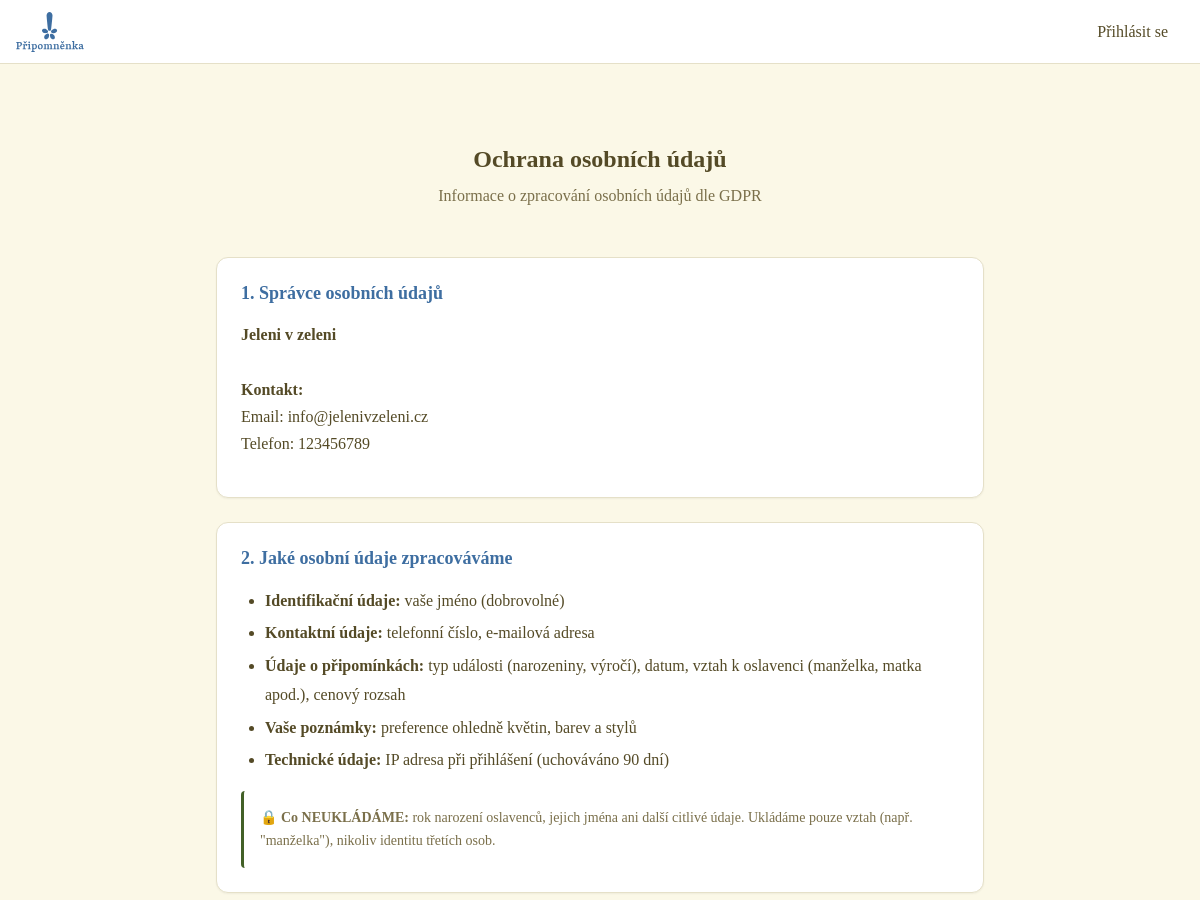
Page /ochrana-udaju (upper part) on the earlier database version.
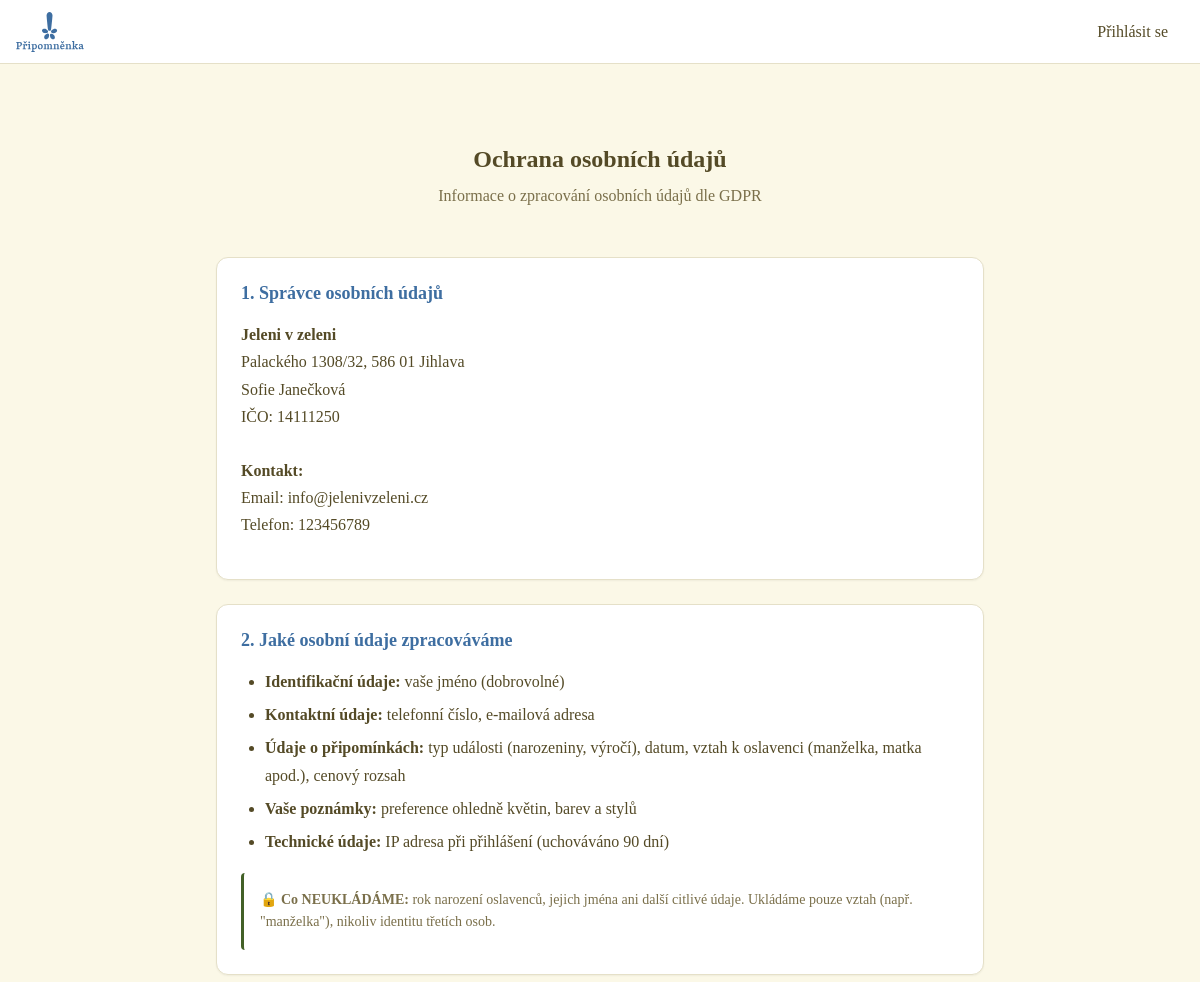
Same page on the later database version.
### tables this page shows
CREATE TABLE IF NOT EXISTS settings (
    setting_key VARCHAR(50) PRIMARY KEY,
    setting_value TEXT NOT NULL,
    updated_at DATETIME DEFAULT CURRENT_TIMESTAMP ON UPDATE CURRENT_TIMESTAMP
);

### src/Controllers/BaseController.php (called while the page is built, shortened)
<?php
abstract class BaseController
{
    protected array $config;
    public function __construct(array $config)
    {
        $this->config = $config;
    }
    protected function view(string $name, array $data = [], string $layout = 'public'): void
    {
        $data['config'] = $this->config;
        $data['flash'] = get_flash();
        view($name, $data, $layout);
    }
}

### src/Controllers/CustomerController.php (called while the page is built, shortened)
<?php
class CustomerController extends BaseController
{
    public function gdprInfo(array $params): void
    {
        $this->view('customer/gdpr-info');
    }
}

### public/index.php (called while the page is built, shortened)
<?php
$config = require ROOT_PATH . '/config/config.php';
date_default_timezone_set($config['app']['timezone']);
spl_autoload_register(function (string $class): void {
    $baseDir = ROOT_PATH . '/src/';
    $relativeClass = $class;
    $file = $baseDir . str_replace('\\', '/', $relativeClass) . '.php';
});
require_once ROOT_PATH . '/src/Helpers/functions.php';
require_once ROOT_PATH . '/src/Helpers/Session.php';
$routes = require ROOT_PATH . '/config/routes.php';
$method = $_SERVER['REQUEST_METHOD'];
$uri = parse_url($_SERVER['REQUEST_URI'], PHP_URL_PATH);
$uri = rawurldecode($uri);
$matchedRoute = null;
$params = [];
foreach ($routes as $route => $handler) {
    [$routeMethod, $routePath] = explode(' ', $route, 2);
    if ($routeMethod !== $method) {
        continue;
    }
    $pattern = preg_replace('/\{([a-zA-Z_]+)\}/', '(?P<$1>[^/]+)', $routePath);
    $pattern = '#^' . $pattern . '$#';
    if (preg_match($pattern, $uri, $matches)) {
        $matchedRoute = $handler;
        break;
    }
}
[$controllerName, $actionName, $middleware] = $matchedRoute;
$controller = new $controllerClass($config);
try {
    $controller->$actionName($params);
} catch (Exception $e) {
    error_log("Exception: " . $e->getMessage() . " in " . $e->getFile() . ":" . $e->getLine());
    if ($config['app']['debug']) {
        throw $e;
    }
    http_response_code(500);
    require ROOT_PATH . '/src/Views/errors/500.php';
}

### src/Models/Database.php (called while the page is built, shortened)
<?php
class Database
{
    private static ?Database $instance = null;
    private PDO $pdo;
    private function __construct(array $config)
    {
        $dsn = sprintf(
            'mysql:host=%s;dbname=%s;charset=%s',
            $config['host'],
            $config['name'],
            $config['charset']
        );
        $options = [
            PDO::ATTR_ERRMODE => PDO::ERRMODE_EXCEPTION,
            PDO::ATTR_DEFAULT_FETCH_MODE => PDO::FETCH_ASSOC,
            PDO::ATTR_EMULATE_PREPARES => true,
            PDO::MYSQL_ATTR_INIT_COMMAND => "SET NAMES {$config['charset']}",
        ];
        try {
            $this->pdo = new PDO($dsn, $config['user'], $config['pass'], $options);
        } catch (PDOException $e) {
            error_log('Database connection failed: ' . $e->getMessage());
            throw new RuntimeException('Nepodařilo se připojit k databázi.');
        }
    }
    public static function getInstance(?array $config = null): self
    {
        if (self::$instance === null) {
            self::$instance = new self($config);
        }
        return self::$instance;
    }
    public function query(string $sql, array $params = []): PDOStatement
    {
        try {
            $stmt = $this->pdo->prepare($sql);
            $stmt->execute($params);
            return $stmt;
        } catch (PDOException $e) {
            if ($e->getCode() == 'HY000' && strpos($e->getMessage(), '1615') !== false) {
                $stmt = $this->pdo->prepare($sql);
                $stmt->execute($params);
                return $stmt;
            }
            throw $e;
        }
    }
    public function fetchColumn(string $sql, array $params = []): mixed
    {
        $stmt = $this->query($sql, $params);
        return $stmt->fetchColumn();
    }
}

### src/Models/Setting.php (called while the page is built, shortened)
<?php
class Setting
{
    private Database $db;
    public function __construct()
    {
        $this->db = Database::getInstance();
    }
    public function get(string $key, mixed $default = null): mixed
    {
        $value = $this->db->fetchColumn(
            "SELECT setting_value FROM settings WHERE setting_key = ?",
            [$key]
        );
        if ($value === false) {
            return $default;
        }
        return $value;
    }
}

### src/Helpers/Session.php (called while the page is built, shortened)
<?php
class Session
{
    public static function has(string $key): bool
    {
        return isset($_SESSION[$key]);
    }
    public static function isLoggedIn(): bool
    {
        return self::has('customer_id');
    }
}

### src/Views/customer/gdpr-info.php (the view, shortened to what this page needs)
<?php
$setting = new \Models\Setting();
$shopName = $setting->get('shop_name_full', $setting->get('shop_name', 'Provozovatel'));
$shopAddress = $setting->get('shop_address', '');
$shopIco = $setting->get('shop_ico', '');
$shopOwner = $setting->get('shop_owner', '');
$shopEmail = $setting->get('shop_email', '');
$shopPhone = $setting->get('shop_phone', '');
?>
<div class="container" style="max-width: 800px; padding: var(--spacing-2xl) var(--spacing-md);">
    <div style="text-align: center; margin-bottom: var(--spacing-2xl);">
        <h1 style="font-size: var(--font-size-2xl); margin-bottom: var(--spacing-sm);">Ochrana osobních údajů</h1>
        <p style="color: var(--color-text-light); font-size: var(--font-size-md);">
            Informace o zpracování osobních údajů dle GDPR
        </p>
    </div>
    <div class="card" style="margin-bottom: var(--spacing-lg);">
        <div class="card-body">
            <h2 style="font-size: var(--font-size-lg); margin-bottom: var(--spacing-md); color: var(--color-primary);">
                1. Správce osobních údajů
            </h2>
            <p style="line-height: 1.7; color: var(--color-text);">
                <strong><?= e($shopName) ?></strong><br>
                <?php if ($shopAddress): ?><?= e($shopAddress) ?><br><?php endif; ?>
                <?php if ($shopOwner): ?><?= e($shopOwner) ?><br><?php endif; ?>
                <?php if ($shopIco): ?>IČO: <?= e($shopIco) ?><br><?php endif; ?>
                <br>
                <strong>Kontakt:</strong><br>
                <?php if ($shopEmail): ?>Email: <?= e($shopEmail) ?><br><?php endif; ?>
                <?php if ($shopPhone): ?>Telefon: <?= e($shopPhone) ?><?php endif; ?>
            </p>
        </div>
    </div>
    <div class="card" style="margin-bottom: var(--spacing-lg);">
        <div class="card-body">
            <h2 style="font-size: var(--font-size-lg); margin-bottom: var(--spacing-md); color: var(--color-primary);">
                2. Jaké osobní údaje zpracováváme
            </h2>
            <ul style="line-height: 1.8; color: var(--color-text); padding-left: var(--spacing-lg);">
                <li style="margin-bottom: var(--spacing-xs);">
                    <strong>Identifikační údaje:</strong> vaše jméno (dobrovolné)
                </li>
                <li style="margin-bottom: var(--spacing-xs);">
                    <strong>Kontaktní údaje:</strong> telefonní číslo, e-mailová adresa
                </li>
                <li style="margin-bottom: var(--spacing-xs);">
                    <strong>Údaje o připomínkách:</strong> typ události (narozeniny, výročí), datum, vztah k oslavenci (manželka, matka apod.), cenový rozsah
                </li>
                <li style="margin-bottom: var(--spacing-xs);">
                    <strong>Vaše poznámky:</strong> preference ohledně květin, barev a stylů
                </li>
                <li style="margin-bottom: var(--spacing-xs);">
                    <strong>Technické údaje:</strong> IP adresa při přihlášení (uchováváno 90 dní)
                </li>
            </ul>
            <div style="margin-top: var(--spacing-md); padding: var(--spacing-md); background: var(--color-surface); border-left: 3px solid var(--color-success); border-radius: var(--radius-sm);">
                <p style="margin: 0; color: var(--color-text-light); font-size: var(--font-size-sm);">
                    <strong>🔒 Co NEUKLÁDÁME:</strong> rok narození oslavenců, jejich jména ani další citlivé údaje.
                    Ukládáme pouze vztah (např. "manželka"), nikoliv identitu třetích osob.
                </p>
            </div>
        </div>
    </div>
</div>

### src/Helpers/functions.php (shortened to what this page needs)
<?php
function e(string $value): string
{
    return htmlspecialchars($value, ENT_QUOTES, 'UTF-8');
}
function view(string $name, array $data = [], ?string $layout = null): void
{
    extract($data);
    $viewPath = ROOT_PATH . '/src/Views/' . str_replace('.', '/', $name) . '.php';
    if ($layout) {
        require $viewPath;
        $content = ob_get_clean();
        $layoutPath = ROOT_PATH . '/src/Views/layouts/' . $layout . '.php';
        require $layoutPath;
    } else {
        require $viewPath;
    }
}
function asset(string $path): string
{
    $fullPath = PUBLIC_PATH . '/assets/' . ltrim($path, '/');
    $version = file_exists($fullPath) ? filemtime($fullPath) : time();
    return '/assets/' . ltrim($path, '/') . '?v=' . $version;
}

### src/Views/layouts/public.php (shortened to what this page needs)
<!DOCTYPE html>
<html lang="cs">
<head>
    <link rel="stylesheet" href="https://use.typekit.net/kmq6mvy.css">
    <link rel="stylesheet" href="https://cdn.jsdelivr.net/npm/remixicon@4.2.0/fonts/remixicon.css">
    <link rel="stylesheet" href="<?= asset('css/style.css') ?>">
</head>
<body class="layout-public">
    <header class="header">
        <div class="container">
            <a href="/" class="logo">
                <img src="<?= asset('img/logo.svg') ?>" alt="Připomněnka" height="40">
            </a>
            <?php if (\Session::isLoggedIn()): ?>
                <nav class="nav">
                    <a href="/moje-pripominky" class="nav-link">Moje připomínky</a>
                    <a href="/profil" class="nav-link">Profil</a>
                    <form action="/odhlaseni" method="post" class="nav-form">
                        <?= \CSRF::field() ?>
                        <button type="submit" class="nav-link nav-link--button">Odhlásit</button>
                    </form>
                </nav>
            <?php else: ?>
                <nav class="nav">
                    <a href="/prihlaseni" class="nav-link">Přihlásit se</a>
                </nav>
            <?php endif; ?>
        </div>
    </header>
    <main class="main">
        <?= $content ?>
    </main>
</body>
</html>

### public/assets/css/style.css (style rules this page uses)
:root { --color-primary: #3e6ea1; --color-primary-dark: #2d5a8a; --color-primary-light: #5a8bc4; --color-secondary: #b87333; --color-secondary-dark: #9a5f2a; --color-secondary-light: #d4944d; --color-text: #544a26; --color-text-light: #7a6f4a; --color-text-muted: #9a9070; --color-background: #fbf8e7; --color-surface: #ffffff; --color-border: #e5e0c8; --color-success: #426027; --color-success-light: #e8f0e0; --color-error: #c0392b; --color-error-light: #fde8e6; --color-warning: #d4853a; --color-warning-light: #fef3e6; --color-info: #3e6ea1; --color-info-light: #e6f0f8; --font-family: 'skolar-latin', Georgia, 'Times New Roman', serif; --font-size-xs: 0.75rem; --font-size-sm: 0.875rem; --font-size-base: 1rem; --font-size-lg: 1.125rem; --font-size-xl: 1.25rem; --font-size-2xl: 1.5rem; --font-size-3xl: 2rem; --spacing-xs: 0.25rem; --spacing-sm: 0.5rem; --spacing-md: 1rem; --spacing-lg: 1.5rem; --spacing-xl: 2rem; --spacing-2xl: 3rem; --radius-sm: 0.25rem; --radius-md: 0.5rem; --radius-lg: 0.75rem; --radius-xl: 1rem; --radius-full: 9999px; --shadow-sm: 0 1px 2px rgba(0, 0, 0, 0.05); --shadow-md: 0 4px 6px rgba(0, 0, 0, 0.07); --shadow-lg: 0 10px 15px rgba(0, 0, 0, 0.1); --transition-fast: 0.15s ease; --transition-normal: 0.3s ease; --container-max-width: 1200px; --header-height: 4rem; }
*, *::before, *::after { box-sizing: border-box; margin: 0; padding: 0; }
html { font-size: 16px; scroll-behavior: smooth; }
body { font-family: var(--font-family); font-size: var(--font-size-base); line-height: 1.6; color: var(--color-text); background-color: var(--color-background); min-height: 100vh; display: flex; flex-direction: column; }
a { color: var(--color-primary); text-decoration: none; transition: color var(--transition-fast); }
img { max-width: 100%; height: auto; display: block; }
h1, h2, h3, h4, h5, h6 { font-weight: 600; line-height: 1.3; color: var(--color-text); margin-bottom: var(--spacing-md); }
h1 { font-size: var(--font-size-3xl); }
h2 { font-size: var(--font-size-2xl); }
p { margin-bottom: var(--spacing-md); }
.container { width: 100%; max-width: var(--container-max-width); margin: 0 auto; padding: 0 var(--spacing-md); }
.main { flex: 1; padding: var(--spacing-xl) 0; }
.header { background: var(--color-surface); border-bottom: 1px solid var(--color-border); height: var(--header-height); position: sticky; top: 0; z-index: 100; }
.header .container { display: flex; align-items: center; justify-content: space-between; height: 100%; }
.logo img { height: 40px; width: auto; }
.nav { display: flex; align-items: center; gap: var(--spacing-md); }
.nav-link { padding: var(--spacing-sm) var(--spacing-md); color: var(--color-text); font-weight: 500; border-radius: var(--radius-md); transition: all var(--transition-fast); }
.card { background: var(--color-surface); border-radius: var(--radius-lg); box-shadow: var(--shadow-sm); border: 1px solid var(--color-border); overflow: hidden; }
.card-body { padding: var(--spacing-lg); }

Differences in the rows shown:
added settings: setting_value "Palackého 1308/32, 586 01 Jihlava"
added settings: setting_value "Sofie Janečková"
added settings: setting_value "14111250"
Other differences:
text now shown: "IČO:"
